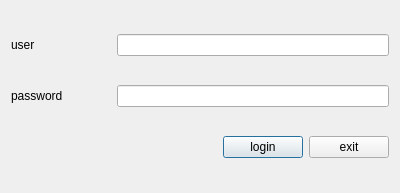
<?xml version="1.0" encoding="UTF-8"?>
<ui version="4.0">
 <class>LoginDialog</class>
 <widget class="QDialog" name="LoginDialog">
  <property name="geometry">
   <rect>
    <x>0</x>
    <y>0</y>
    <width>400</width>
    <height>193</height>
   </rect>
  </property>
  <property name="windowTitle">
   <string>Dialog</string>
  </property>
  <layout class="QGridLayout" name="gridLayout">
   <item row="0" column="0">
    <widget class="QLabel" name="label">
     <property name="text">
      <string>user</string>
     </property>
    </widget>
   </item>
   <item row="0" column="1" colspan="3">
    <widget class="QLineEdit" name="userLE"/>
   </item>
   <item row="1" column="0">
    <widget class="QLabel" name="label_2">
     <property name="text">
      <string>password</string>
     </property>
    </widget>
   </item>
   <item row="1" column="1" colspan="3">
    <widget class="QLineEdit" name="passwordLE"/>
   </item>
   <item row="2" column="0" colspan="2">
    <spacer name="horizontalSpacer">
     <property name="orientation">
      <enum>Qt::Horizontal</enum>
     </property>
     <property name="sizeHint" stdset="0">
      <size>
       <width>207</width>
       <height>20</height>
      </size>
     </property>
    </spacer>
   </item>
   <item row="2" column="2">
    <widget class="QPushButton" name="loginBtn">
     <property name="text">
      <string>login</string>
     </property>
    </widget>
   </item>
   <item row="2" column="3">
    <widget class="QPushButton" name="exitBtn">
     <property name="text">
      <string>exit</string>
     </property>
    </widget>
   </item>
  </layout>
 </widget>
 <resources/>
 <connections/>
</ui>
